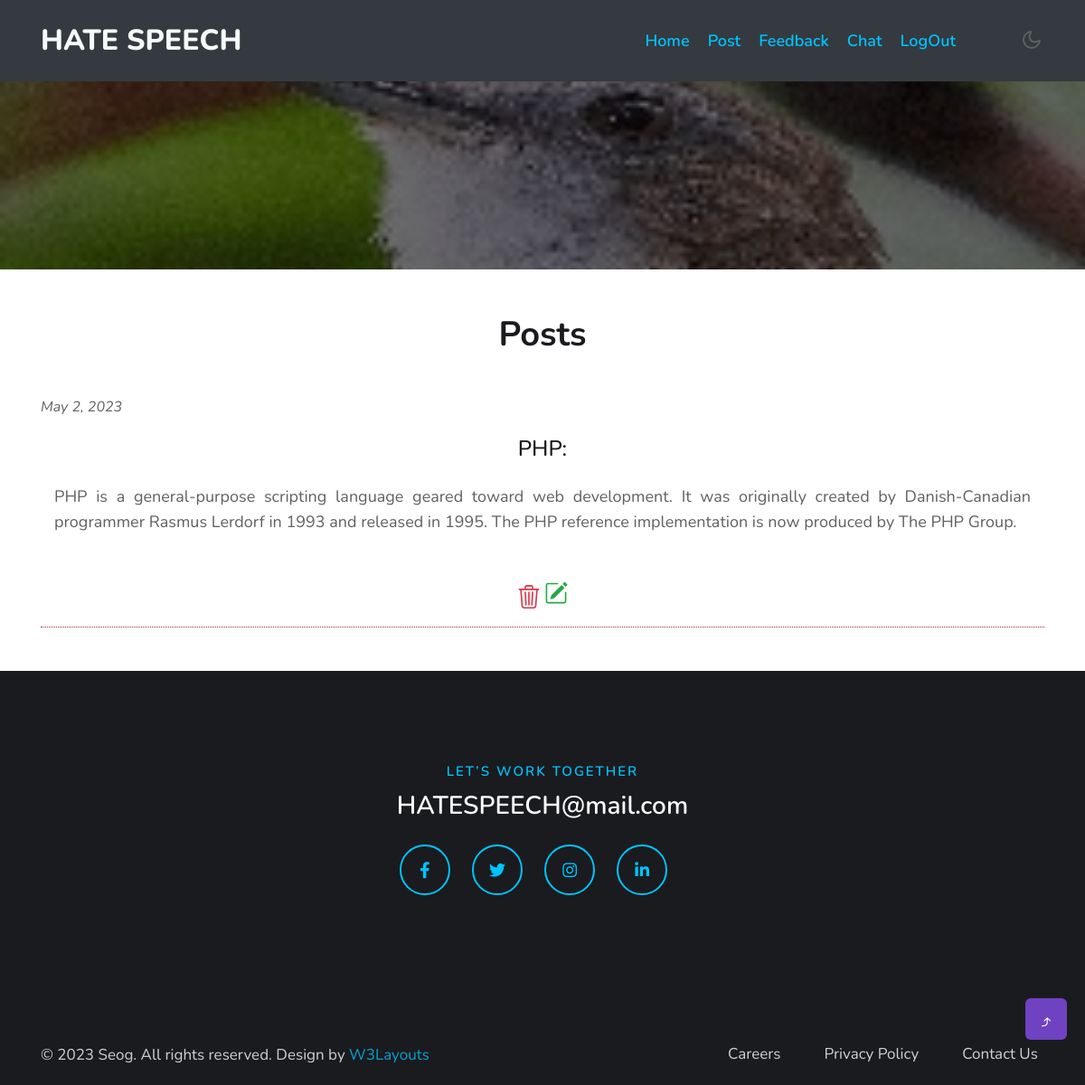
/sfViewSelfPost (signed in), run on the app's committed database.
### hsApp/models.py (models this page shows)
class Post(models.Model):
    idea = models.CharField(max_length=50)
    date = models.DateField(auto_now_add=True)
    desc = models.CharField(max_length=200)
    image = models.ImageField(null=True, blank=True)
    user = models.ForeignKey(Users, on_delete=models.CASCADE)

### hsApp/views.py (the view)
# urls.py: path("sfViewSelfPost", views.sfViewSelfPost),
def sfViewSelfPost(request):
    if 'id' in request.session:
     id = request.session['id']
     data = Post.objects.filter(user=id)
     return render(request, "sfViewSelfPost.html", {"data": data})
    else:
        return redirect("/login")

### templates/sfViewSelfPost.html (shortened to what this page needs)
{% extends "sfBase.html" %} {% block content %}
<section class="w3l-inner-page-breadcrumb">
	<div class="breadcrumb-bg py-5">
		<div class="container pt-lg-5 pt-md-3 p-lg-4 pb-md-3 my-lg-3">
			<h2 class="title pt-5"></h2>
		</div>
	</div>
</section>
<div class="w3l-contact-10" id="contact">
	<div class="form-41-mian py-lg-5 py-md-4 py-2">
		<div class="container">
			<div class="header-title text-center mx-auto">
				<h3 class="title-w3l">Posts</h3>
			</div>
			<div class="contacts-5-grid-main mt-4">
				<div class="form-inner-cont">
					{% for d in data %}
					<div class="idea container">
						<div class="useridea d-flex">
							<div class="">
								<em>{{d.date}}</em>
							</div>
						</div>
						<div class="ideaContent container">
							<h4>{{d.idea}}:</h4>
							<div class="text-center">
							</div>
							<p class="line-clamp">{{d.desc}}</p>
						</div>
						<br /><br />
						<div class="icons text-center">
							<a href="/sfDeleteIdea?id={{d.id}}"
								>
							</a>
							<a href="/sfUpdateIdea?id={{d.id}}"
								>
							</a>
						</div>
					</div>
					{% endfor %}
				</div>
			</div>
		</div>
	</div>
</div>
{% endblock %}

### templates/sfBase.html (style rules this page uses)
body { background-color: #d0d3d4; }

### templates/sfViewSelfPost.html (style rules this page uses)
.ideaContent p { text-align: justify; }
.ideaContent h4 { margin-top: 20px; text-align: center; }
.idea { border-bottom: 1px dotted brown; padding: 20px 0; }

### data on the page
Post: date "May 2, 2023", idea "PHP", desc "PHP is a general-purpose scripting language geared toward web development. It was originally created by Danish-Canadian programmer Rasmus Lerdorf in 1993 and released in 1995. The PHP reference implementation is now produced by The PHP Group."
